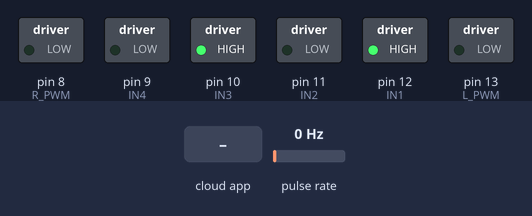
A sketch run on a simulated Arduino Uno, built with avr-gcc and run on an emulated ATmega328P. Parts: switched loads named in the sketch (green lamp = pin HIGH). Wiring (inferred from the names in the program): pulse sensor: data pin 2. The test bench sets the inputs (shaded band); at power-on: pulse rate 0 Hz. The ROS host is connected and sends only what is stated.

Above: at 1.2 s.
1.3 s: the phone or cloud app sets linear.x to -100
At 2.4 s:
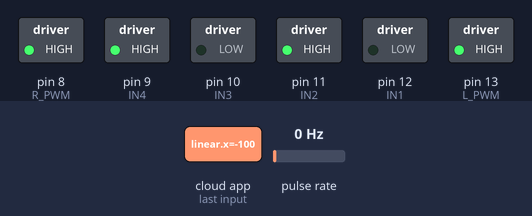
2.9 s: the phone or cloud app sets linear.x to 0
At 3.05 s:
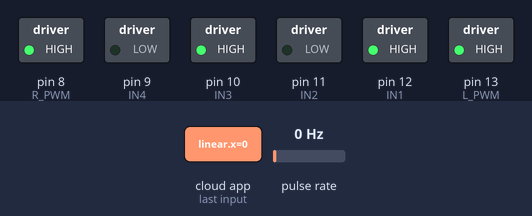
4.6 s: the phone or cloud app sets angular.z to -100
At 5.9 s:
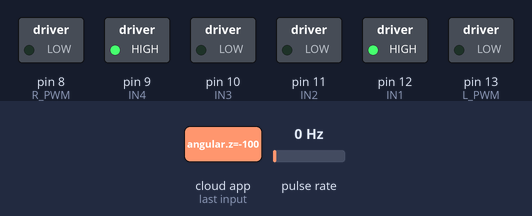
6.2 s: the phone or cloud app sets angular.z to 0
At 7.2 s:
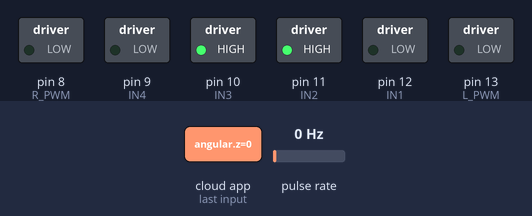
7.8 s: the phone or cloud app sets linear.x to 100
At 8.5 s:
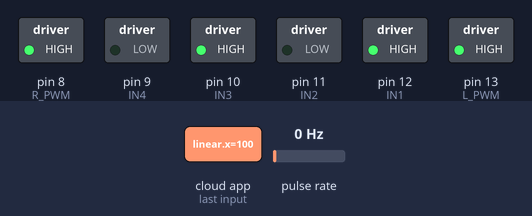
9.4 s: the phone or cloud app sets linear.x to 0
At 11.0 s:
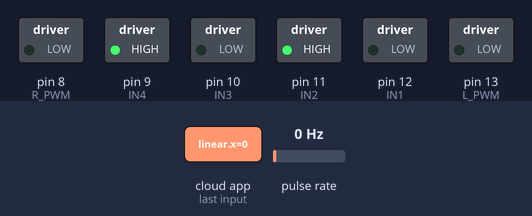
Timing chart, 0 to 12.1 s (numbered marks = the images above; inputs shaded):
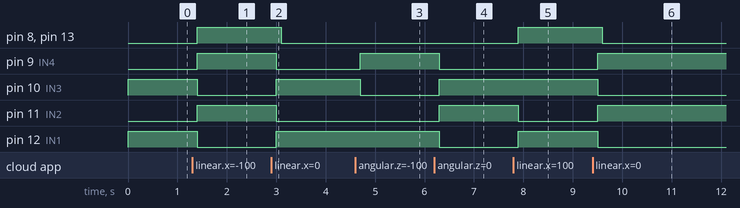

Measured:
- after the input at 1.3 s, pin 8 (R_PWM), pin 9 (IN4), pin 11 (IN2), pin 13 (L_PWM): LOW → HIGH after 0.10 s; pin 10 (IN3), pin 12 (IN1): HIGH → LOW after 0.10 s
- after the input at 2.9 s, pin 8 (R_PWM), pin 13 (L_PWM): HIGH → LOW after 0.20 s; pin 9 (IN4), pin 11 (IN2): HIGH → LOW after 0.10 s; pin 10 (IN3), pin 12 (IN1): LOW → HIGH after 0.10 s
- after the input at 4.6 s, pin 9 (IN4): LOW → HIGH after 0.10 s; pin 10 (IN3): HIGH → LOW after 0.10 s
- after the input at 6.2 s, pin 9 (IN4), pin 12 (IN1): HIGH → LOW after 0.10 s; pin 10 (IN3), pin 11 (IN2): LOW → HIGH after 0.10 s
- after the input at 7.8 s, pin 8 (R_PWM), pin 12 (IN1), pin 13 (L_PWM): LOW → HIGH after 0.10 s; pin 11 (IN2): HIGH → LOW after 0.10 s
- after the input at 9.4 s, pin 8 (R_PWM), pin 13 (L_PWM): HIGH → LOW after 0.20 s; pin 9 (IN4), pin 11 (IN2): LOW → HIGH after 0.10 s; pin 10 (IN3), pin 12 (IN1): HIGH → LOW after 0.10 s

The sketch:

cmd_vel_01.ino
```cpp
#include <TimerOne.h>
#include <ArduinoHardware.h>
#include <ros.h>
#include <geometry_msgs/Twist.h>
#include <geometry_msgs/Pose2D.h>
#include <std_msgs/String.h>
#include <std_msgs/Empty.h>

//PINS NAMES SHOULD BE CAPITAL LETTER
// ----- MOTOR A
const int IN1=12;
const int IN2=11;
const int L_PWM=13; //ENA
const int L_ENCODER=18;
const int L_ENCODER_1=19;
//------ MOTOR B
const int IN3=10;
const int IN4=9;
const int R_PWM=8; // ENB
const int R_ENCODER=2;
const int R_ENCODER_1=3;

//VARIABLES IN HERE
double kp = .07;
double ki = .00;
double kd = .03;

double l_error;
double l_lastError;
double l_input;
double l_out;

double l_cumError, l_rateError;

double r_error;
double r_lastError;
double r_input;
double r_out;

double r_cumError, r_rateError;

volatile double r_encCount = 0;
volatile double l_encCount = 0;
double l_rpm=0, r_rpm=0;
double r_w=0, l_w=0;


double pub_l_out=0;
double pub_r_out=0;

double wheel_rad = 0.0325, wheel_sep = 0.295;
double speed_ang=0, speed_lin=0;

void subsCMD( const geometry_msgs::Twist& msg){
  speed_ang = msg.angular.z;
  speed_lin = msg.linear.x;
  r_w = 100*((speed_lin/wheel_rad) + ((speed_ang*wheel_sep)/(2.0*wheel_rad)));
  l_w = 100*((speed_lin/wheel_rad) - ((speed_ang*wheel_sep)/(2.0*wheel_rad)));
  //Serial.println(r_w);
}
ros::NodeHandle nh;


geometry_msgs::Twist vel_msg;
std_msgs::String str_msg;
std_msgs::String publish_pwm_msg;
ros::Publisher chatter("pwm_publiser", &str_msg);
ros::Publisher pub_velocity("pwm_publiser_1", &vel_msg);
ros::Subscriber<geometry_msgs::Twist> sub("cmd_vel", &subsCMD );


void setup(){

  pinMode(IN1, OUTPUT);
  pinMode(IN2, OUTPUT);
  pinMode(L_PWM, OUTPUT);
  pinMode(L_ENCODER, INPUT);

  pinMode(IN4, OUTPUT);
  pinMode(IN3, OUTPUT);
  pinMode(R_PWM, OUTPUT);
  pinMode(R_ENCODER, INPUT);


  attachInterrupt(digitalPinToInterrupt(L_ENCODER), leftEncoderEvent , RISING);      //pin 2 encoder
  attachInterrupt(digitalPinToInterrupt(R_ENCODER), rightEncoderEvent, RISING);     //pin 3 encoder


  //attachInterrupt(digitalPinToInterrupt(L_ENCODER_1), leftEncoderEvent_1  , RISING);      //pin 2 encoder
  //attachInterrupt(digitalPinToInterrupt(R_ENCODER_1), rightEncoderEvent_1 , RISING);     //pin 3 encoder

  Timer1.initialize(100000);
  Timer1.attachInterrupt(timerPID);

  //LEFT MOTOR
  digitalWrite(IN1,HIGH);
  digitalWrite(IN2,LOW);

  //RIGHT MOTOR
  digitalWrite(IN3,HIGH);
  digitalWrite(IN4,LOW);

  nh.initNode();
  nh.subscribe(sub);      //subscribe cmd_vel topic
  nh.advertise(chatter);  //publish pwm with pwm_output topic

  //Serial.begin(57600);
}

void loop()
{

  char chr_l_out[12];
  itoa(pub_l_out, chr_l_out,10);
  char chr_r_out[12];
  itoa(pub_r_out, chr_r_out,10);
  str_msg.data = chr_l_out;
  chatter.publish( &str_msg);


  /*
  vel_msg.linear.x = pub_l_out;
  vel_msg.linear.y = pub_r_out;
  pub_velocity.publish(&vel_msg);
  */
  nh.spinOnce();
  delay(1);
}


void timerPID()        // interrupt service routine - tick every 0.1sec
{
  l_rpm = 600*(l_encCount/16);  //calculate motor speed, unit is rpm
  l_encCount=0;
  l_error = l_w - l_rpm;
  l_cumError += l_error; //* elapsedTime;
  l_rateError = (l_error - l_lastError);///elapsedTime;
  double l_out = kp * l_error + ki * l_cumError + kd * l_rateError;
  analogWrite(L_PWM , abs(2*l_out));
  l_lastError = l_error;
  pub_l_out = 2*l_out;

  if(l_out>0)
  {
  digitalWrite(IN1,HIGH);
  digitalWrite(IN2,LOW);
  }
  else if(l_out<0)
  {
  digitalWrite(IN1,LOW);
  digitalWrite(IN2,HIGH);
  }


  r_rpm = 600*(r_encCount/16);  //calculate motor speed, unit is rpm
  r_encCount = 0;
  r_error = r_w - r_rpm;
  r_cumError += r_error; //* elapsedTime;
  r_rateError = (r_error - r_lastError);///elapsedTime;
  double r_out = kp * r_error + ki * r_cumError + kd * r_rateError;
  analogWrite(R_PWM , abs(2*r_out));
  r_lastError = r_error;
  pub_r_out = 2*r_out;

  if(r_out>0)
  {
  digitalWrite(IN3,HIGH);
  digitalWrite(IN4,LOW);
  }
  else if(r_out<0)
  {
  digitalWrite(IN3,LOW);
  digitalWrite(IN4,HIGH);
  }
}

void leftEncoderEvent() {
  if(l_out>0)       l_encCount ++;
  else if(l_out<0)   l_encCount --;
}

void rightEncoderEvent() {
  if(r_out>0) r_encCount ++;
  else if(r_out<0) r_encCount --;
}

void leftEncoderEvent_1() {
  if(l_out>0)       l_encCount ++;
  else if(l_out<0)   l_encCount --;
}

void rightEncoderEvent_1() {
  if(r_out>0) r_encCount ++;
  else if(r_out>0) r_encCount --;
}
```
